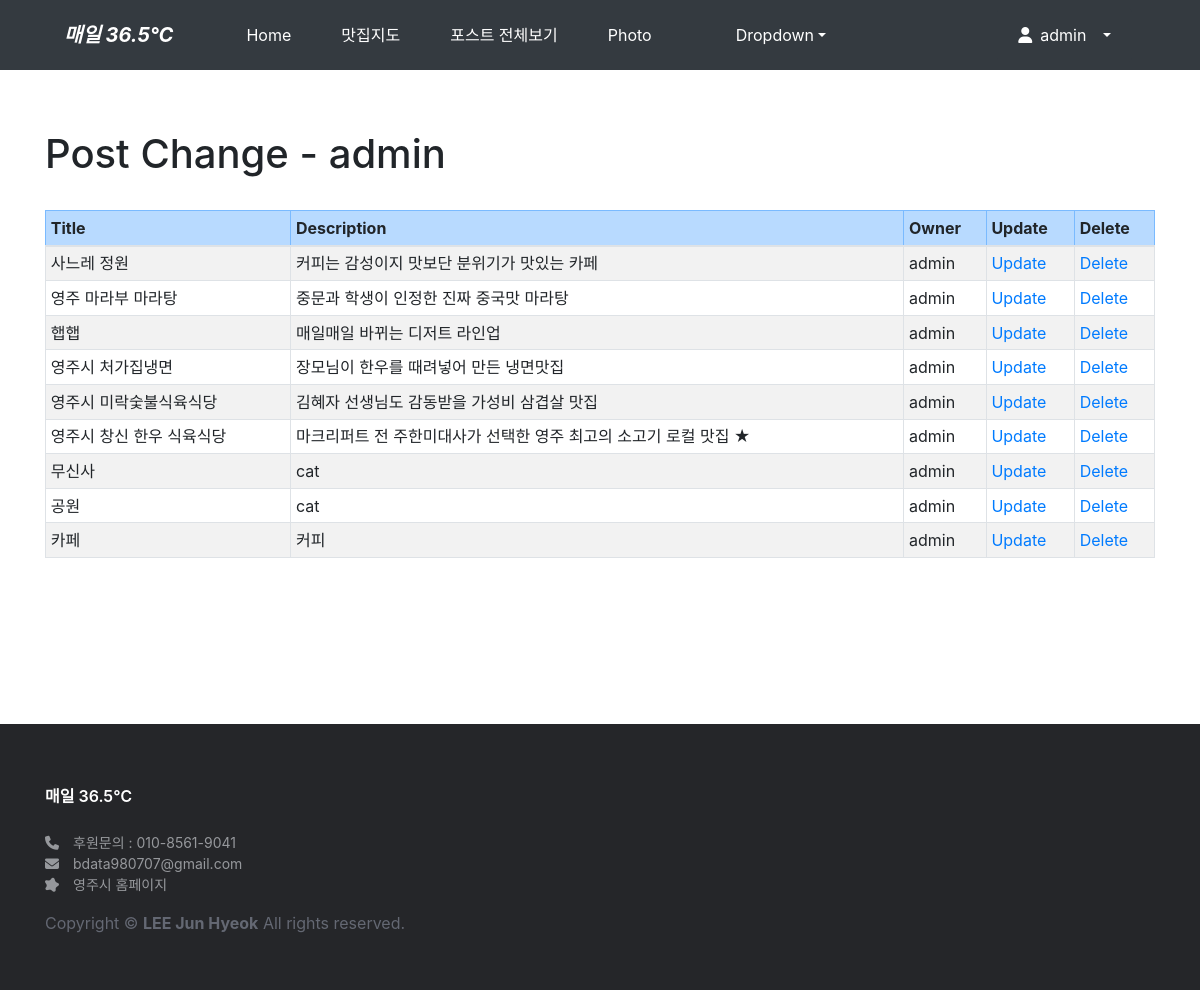
/blog/change/ (signed in), run on the app's committed database.
### blog/models.py (models this page shows, shortened)
class Post(models.Model):
    title = models.CharField('TITLE', max_length=50)
    slug = models.SlugField('SLUG', unique=True, allow_unicode=True, help_text='one word for title alias')
    description = models.CharField('DESCRIPTION', max_length=100, blank=True, help_text='simple description text')
    image = models.ImageField(upload_to='images/', blank=True, null = True)
    content = models.TextField('CONTENT')
    create_dt = models.DateTimeField('CREATE DATE', auto_now_add=True)
    modify_dt = models.DateTimeField('MODIFY DATE', auto_now=True)
    tags = TaggableManager(blank=True)
    owner = models.ForeignKey(User, on_delete=models.CASCADE, verbose_name='OWNER', blank=True, null=True)
    name =models.CharField(max_length=15,blank=True, null=True)
    location = models.CharField(max_length=50,default='',blank=True, null=True)
    latitude=models.FloatField(default=0.0,blank=True, null=True)
    longitude=models.FloatField(default=0.0,blank=True, null=True)
    class Meta:
        verbose_name = 'post'
        verbose_name_plural = 'posts'
        db_table = 'blog_posts'
        ordering = ('-modify_dt',)

### blog/views.py (the view)
# urls.py: path('change/',views.PostChangeLV.as_view(), name='change'),
class PostChangeLV(LoginRequiredMixin, ListView):
    template_name = 'blog/post_change_list.html'
    def get_queryset(self):
        return Post.objects.filter(owner = self.request.user)

### blog/templates/blog/post_change_list.html (shortened to what this page needs)
{% extends 'base.html' %}
{% block content %}
    <h1>Post Change - {{ user }}</h1>
    <br>
    <table class="table table-bordered table-sm table-striped">
        <thead>
            <tr class="table-primary">
                <th>Title</th>
                <th>Description</th>
                <th>Owner</th>
                <th>Update</th>
                <th>Delete</th>
            </tr>
        </thead>
        <tbody>
            {% for item in object_list %}
            <tr>
                <td>{{ item.title }}</td>
                <td>{{ item.description }}</td>
                <td>{{ item.owner }}</td>
                <td><a href="{% url 'blog:update' item.id %}">Update</a></td>
                <td><a href="{% url 'blog:delete' item.id %}">Delete</a></td>
            </tr>
            {% endfor %}
        </tbody>
    </table>
{% endblock %}

### templates/base.html (shortened to what this page needs)
<!DOCTYPE html>
<html lang="ko">
<head>
    <link rel="stylesheet" href="https://maxcdn.bootstrapcdn.com/bootstrap/4.5.0/css/bootstrap.min.css">
    <link rel="stylesheet" as="style" crossorigin href="https://cdn.jsdelivr.net/gh/orioncactus/pretendard@v1.3.5/dist/web/static/pretendard.css" />
</head>
<body>
    <nav class="navbar navbar-expand-lg navbar-dark bg-dark">
        <span class="navbar-brand mx-5 mb-0 font-weight-bold font-italic">매일 36.5℃</span>
        <div class="collapse navbar-collapse" id="navbarSupportedContent">
            <ul class="navbar-nav mr-auto">
                <li class="nav-item mx-1 btn">
                    <a class="nav-link text-white" href="{% url 'home' %}">Home</a>
                </li>
                <li class="nav-item mx-1 btn">
                    <a class="nav-link text-white" href="{% url 'bookmark:index' %}">맛집지도</a>
                </li>
                <li class="nav-item mx-1 btn">
                    <a class="nav-link text-white" href="{% url 'blog:index' %}">포스트 전체보기</a>
                </li>
                <li class="nav-item mx-1 btn">
                    <a class="nav-link text-white" href="{% url 'photo:index' %}">Photo</a>
                </li>
                <li class="nav-item dropdown mx-1 btn">
                <li class="nav-item dropdown mx-1 btn">
                    <a class="nav-link dropdown-toggle text-white" href="#" data-toggle="dropdown">Dropdown</a>
                </li>
            </ul>
            <ul class="navbar-nav mx-5">
                <li class="nav-item dropdown mx-1 btn btn-dark">
                    {% if user.is_active %}
                    <a class="nav-link dropdown-toggle text-white" href="#" data-toggle="dropdown">
                        <i class="fas fa-user"></i>&ensp;{% firstof user.get_short_name user.get_username %}&ensp;
                    </a>
                    {% endif %}
                </li>
            </ul>
        </div>
    </nav>
    <div id="main-wrapper">
        <div id="main-content" class="container">
            {% block content %}
            {% endblock %}
        </div>
    </div>
    <footer>
        <div class="container">
            <div class="footer_logo">매일 36.5℃</div>
            <div id="contact_info">
                <p>
                    <a class="text-decoration-none" href="tel:+821085619041"><i class="fa-solid fa-phone"></i>&emsp;후원문의 : 010-8561-9041</a>
                    <br>
                    <a class="text-decoration-none" href="mailto:bdata980707@gmail.com"><i class="fa-solid fa-envelope"></i>&emsp;bdata980707@gmail.com</a>
                    <br>
                    <a class="text-decoration-none" href="https://yeongju.go.kr/open_content/main/index.do" target="_blank"><i class="fa-solid fa-splotch"></i>&emsp;영주시 홈페이지</a>
                </p>
            </div>
            <p style="color:#646873">Copyright © <b>LEE Jun Hyeok</b> All rights reserved.</p>
        </div>
    </footer>
</body>
</html>

### templates/base.html (style rules this page uses)
* { font-family: Pretendard, -apple-system, BlinkMacSystemFont, system-ui, Roboto, "Helvetica Neue", "Segoe UI", "Apple SD Gothic Neo", "Noto Sans KR", "Malgun Gothic", "Apple Color Emoji", "Segoe UI Emoji", "Segoe UI Symbol", sans-serif; }
html, body { margin: 0; padding: 0; height: 100%; }
#main-wrapper { margin: 60px 0; height: auto; min-height: 100%; padding-bottom: 266px; }
footer { height: 266px; position: relative; transform : translateY(-100%); width: 100%; padding: 60px 0; background: #252629; }
#contact_info * { color: #96989c; font-size: 14px; }
footer .footer_logo { padding-bottom: 24px; color: #fff; font-weight: 600; }

### data on the page
Post: title "사느레 정원", description "커피는 감성이지 맛보단 분위기가 맛있는 카페", owner "admin"
Post: title "영주 마라부 마라탕", description "중문과 학생이 인정한 진짜 중국맛 마라탕", owner "admin"
Post: title "햅햅", description "매일매일 바뀌는 디저트 라인업", owner "admin"
Post: title "영주시 처가집냉면", description "장모님이 한우를 때려넣어 만든 냉면맛집", owner "admin"
Post: title "영주시 미락숯불식육식당", description "김혜자 선생님도 감동받을 가성비 삼겹살 맛집", owner "admin"
Post: title "영주시 창신 한우 식육식당", description "마크리퍼트 전 주한미대사가 선택한 영주 최고의 소고기 로컬 맛집 ★", owner "admin"
Post: title "무신사", description "cat", owner "admin"
Post: title "공원", description "cat", owner "admin"
Post: title "카페", description "커피", owner "admin"

### other printed values
{{ user }} "admin"
